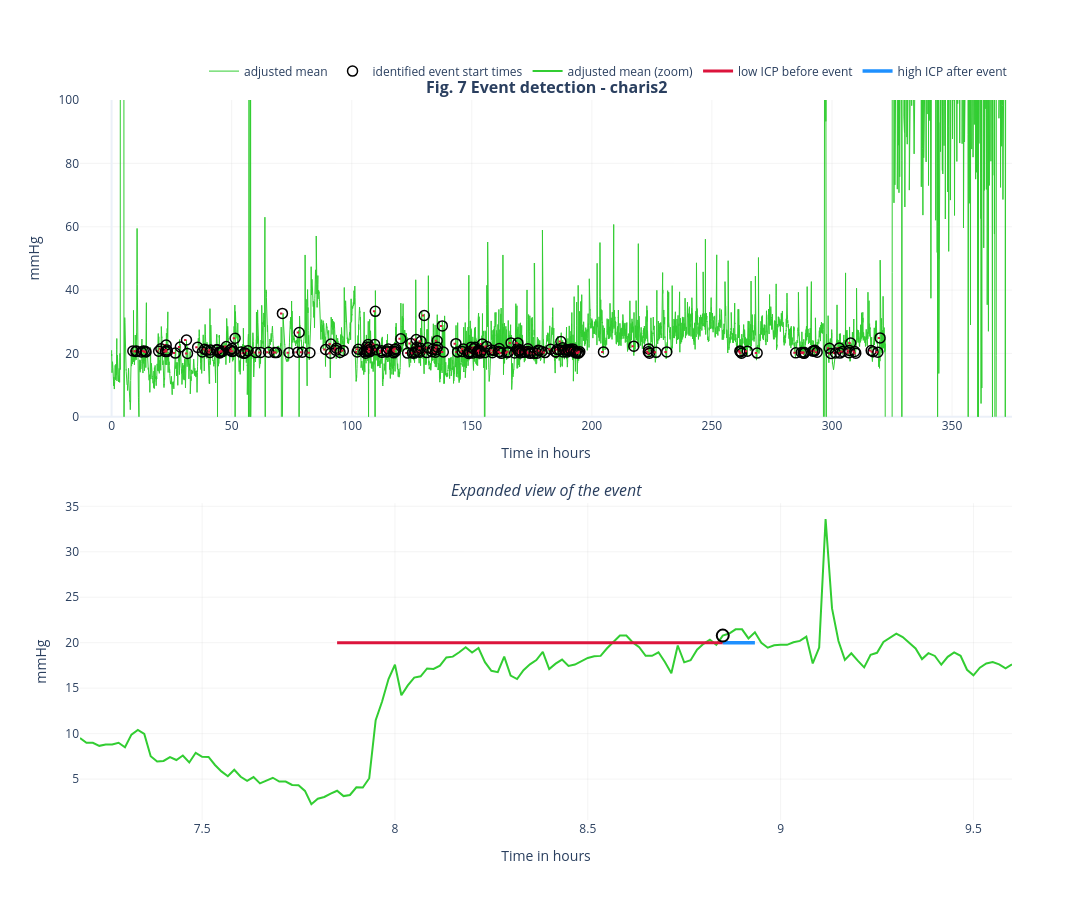

The code cell stored with this chart in its notebook:
### Code cell
# 3. GENEROWANIE INTERAKTYWNEGO WYKRESU W STYLU "FIG. 7 EVENT DETECTION"
# =========================================================================

# Przeliczamy indeksy minutowe z ramki DataFrame na godziny dla osi X
time_hours = processor.df.index / 60

# Tworzymy dwa wykresy jeden pod drugim (2 wiersze, 1 kolumna)
fig = make_subplots(
    rows=2, cols=1, 
    subplot_titles=(
        f'<b>Fig. 7 Event detection - {record_name}</b>', 
        '<i>Expanded view of the event</i>'
    ),
    vertical_spacing=0.12  # Odstęp między wykresami
)

# -------------------------------------------------------------------------
# --- WYKRES 1: CAŁOŚĆ (GÓRA - row=1, col=1) ---
# -------------------------------------------------------------------------

# Sygnał główny MICP
fig.add_trace(go.Scatter(
    x=time_hours,
    y=processor.df['MICP'],
    mode='lines',
    name='adjusted mean',
    line=dict(color='limegreen', width=1),
    hovertemplate='<b>Czas:</b> %{x:.2f} h<br><b>MICP:</b> %{y:.2f} mmHg<extra></extra>'
), row=1, col=1)

# Naniesienie linii "quiet period" oraz kółeczek startu dla każdego segmentu
for i, seg in enumerate(processor.final_segments):
    start_h = seg['event_start_min'] / 60
    pre_start_h = seg['pre_event_start_min'] / 60
    y_val = processor.df.loc[seg['event_start_min'], 'MICP']
    
    # Czerwona linia oznaczająca okres ciszy przed zdarzeniem
    # Ukrywamy w legendzie kolejne linie (showlegend=False), żeby nie śmiecić
    fig.add_trace(go.Scatter(
        x=[pre_start_h, start_h],
        y=[y_val, y_val],
        mode='lines',
        name='quiet period',
        line=dict(color='crimson', width=2),
        showlegend=False,
        hoverinfo='skip'  # Linia pomocnicza nie potrzebuje własnego dymka
    ), row=1, col=1)
    
    # Czarne kółeczko oznaczające dokładny początek zdarzenia
    lbl = 'identified event start times' if i == 0 else ""
    fig.add_trace(go.Scatter(
        x=[start_h],
        y=[y_val],
        mode='markers',
        name='identified event start times',
        marker=dict(
            color='rgba(0,0,0,0)',  # Przezroczysty środek (facecolors='none')
            size=10,
            line=dict(color='black', width=1.5)  # Czarna ramka
        ),
        showlegend=(i == 0),  # Pokazujemy w legendzie tylko za pierwszym razem
        hovertemplate='<b>Początek zdarzenia</b><br>Czas: %{x:.2f} h<br>ICP: %{y:.2f} mmHg<extra></extra>'
    ), row=1, col=1)


# -------------------------------------------------------------------------
# --- WYKRES 2: EXPANDED VIEW (DÓŁ - row=2, col=1) ---
# -------------------------------------------------------------------------

if len(processor.final_segments) > 0:
    # Wybieramy pierwszy spełniający warunki segment do przybliżenia
    seg_zoom = processor.final_segments[0]
    
    pad_mins = 40
    zoom_start_min = max(0, seg_zoom['pre_event_start_min'] - pad_mins)
    zoom_end_min = min(len(processor.df) - 1, seg_zoom['event_end_min'] + pad_mins)
    
    # Wycinamy fragment danych do przybliżenia
    df_zoom = processor.df.loc[zoom_start_min:zoom_end_min]
    time_hours_zoom = df_zoom.index / 60
    
    # Zielona linia sygnału w przybliżeniu
    fig.add_trace(go.Scatter(
        x=time_hours_zoom,
        y=df_zoom['MICP'],
        mode='lines',
        name='adjusted mean (zoom)',
        line=dict(color='limegreen', width=2),
        hovertemplate='<b>Czas:</b> %{x:.2f} h<br><b>MICP:</b> %{y:.2f} mmHg<extra></extra>'
    ), row=2, col=1)
    
    # Współrzędne czasowe dla linii statusu
    h_pre_start = seg_zoom['pre_event_start_min'] / 60
    h_event_start = seg_zoom['event_start_min'] / 60
    h_event_end = seg_zoom['event_end_min'] / 60
    
    # Czerwona pozioma linia: "low ICP before event" na wysokości 20 mmHg (zgodnie z Twoim kodem)
    fig.add_trace(go.Scatter(
        x=[h_pre_start, h_event_start],
        y=[20, 20],
        mode='lines',
        name='low ICP before event',
        line=dict(color='crimson', width=3),
        hovertemplate='Low ICP threshold period<extra></extra>'
    ), row=2, col=1)
    
    # Niebieska pozioma linia: "high ICP after event" na wysokości 20 mmHg
    fig.add_trace(go.Scatter(
        x=[h_event_start, h_event_end],
        y=[20, 20],
        mode='lines',
        name='high ICP after event',
        line=dict(color='dodgerblue', width=3.5),
        hovertemplate='High ICP event duration<extra></extra>'
    ), row=2, col=1)
    
    # Czarne kółeczko w punkcie startu na wykresie przybliżonym
    y_zoom_start = processor.df.loc[seg_zoom['event_start_min'], 'MICP']
    fig.add_trace(go.Scatter(
        x=[h_event_start],
        y=[y_zoom_start],
        mode='markers',
        name='Zoom Event Start',
        marker=dict(
            color='rgba(0,0,0,0)',
            size=12,
            line=dict(color='black', width=2)
        ),
        showlegend=False,
        hovertemplate='<b>Punkt krytyczny</b><br>Czas: %{x:.2f} h<extra></extra>'
    ), row=2, col=1)

else:
    # Adnotacja awaryjna (zamiast ax2.text)
    fig.add_annotation(
        text="Brak segmentów klinicznych spełniających<br>kryterium 1h czystego sygnału przed eventem.",
        xref="x2", yref="y2",
        x=0.5, y=0.5, showarrow=False,
        font=dict(size=14, color="gray")
    )

# -------------------------------------------------------------------------
# --- KONFIGURACJA UKŁADU, OSI I INTERAKCJI (LAYOUT) ---
# -------------------------------------------------------------------------

fig.update_layout(
    template='plotly_white',
    hovermode='x unified',      # Łączenie etykiet pod kursorem myszy
    dragmode='zoom',            # Interaktywne powiększanie boksem
    width=1500,                 # Szerokość okna wykresu
    height=900,                 # Wysokość dostosowana do dwóch osi pionowych
    legend=dict(
        orientation="h",        # Pozioma legenda na górze dla oszczędności miejsca
        yanchor="bottom",
        y=1.02,
        xanchor="right",
        x=1
    )
)

# Konfiguracja Osi X i Y dla WYKRESU 1 (Góra)
fig.update_xaxes(
    title_text='Time in hours',
    gridcolor='rgba(200, 200, 200, 0.2)',
    showspikes=True, spikemode='across', spikethickness=1, spikedash='dash',
    row=1, col=1
)
fig.update_yaxes(
    title_text='mmHg',
    range=[0, 100],  # Sztywny zakres z ax1.set_ylim(0, 100)
    gridcolor='rgba(200, 200, 200, 0.2)',
    row=1, col=1
)

# Konfiguracja Osi X i Y dla WYKRESU 2 (Dół)
fig.update_xaxes(
    title_text='Time in hours',
    gridcolor='rgba(200, 200, 200, 0.2)',
    showspikes=True, spikemode='across', spikethickness=1, spikedash='dash',
    row=2, col=1
)
fig.update_yaxes(
    title_text='mmHg',
    gridcolor='rgba(200, 200, 200, 0.2)',
    row=2, col=1
)

# Wyświetlenie wykresu
fig.show()
